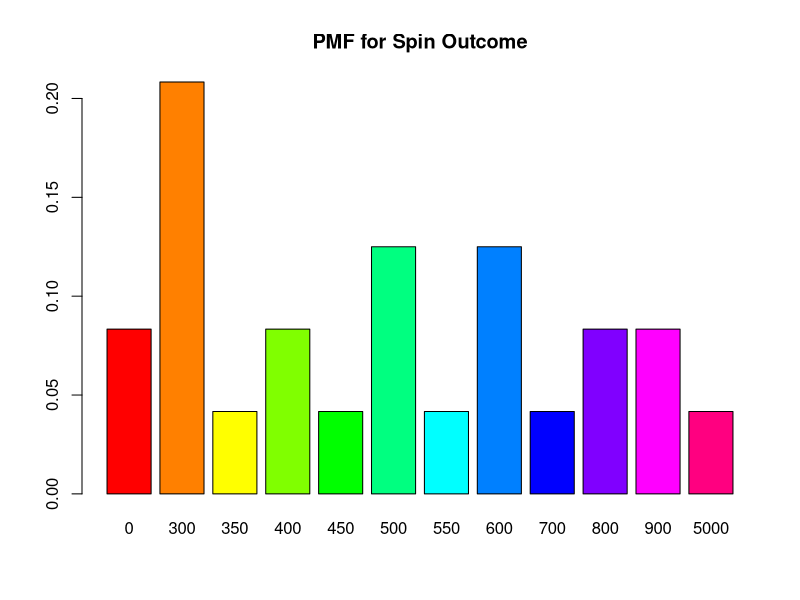
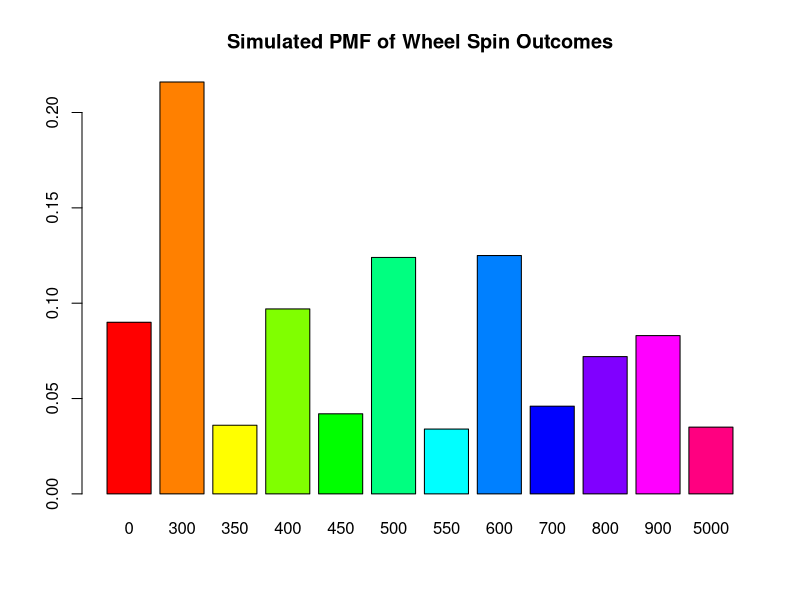

Write the R code that produced these figures, in order.
# Run commands by highlighting a section and clicking
# "Run" in the top right corner of the "script" window. Run commands in ORDER. 

# Create a vector of wheel outcomes and their frequency on the wheel.
# The command c() combines values into a vector. Each value must be seperated by a comma. 
# The rep(x,times) repeats whatever x is however many times you want it to. 

Wheel.Outcomes = c(rep(0,2),  rep(300,5),
                   rep(350,1),rep(400,2), 
                   rep(450,1),rep(500,3), 
                   rep(550,1),rep(600,3), 
                   rep(700,1),rep(800,2), 
                   rep(900,2),rep(5000,1))

barplot(table(Wheel.Outcomes)/24, main = "PMF for Spin Outcome", col = rainbow(12))

# Start simulation. 
# Part 3a. ######################################################## 
# Spin the wheel 1 time. Samples the vector 1 time.

sample(Wheel.Outcomes, 1, replace = TRUE)

# This code "Spins the wheel" 1000 times. 
# Actually, samples the Wheel.Outcomes vector 1000 times with replacement. 
# Makes a new vector of 1000 spin oucomes. 

spins.thousand = sample(Wheel.Outcomes, 1000, replace = TRUE)

# Part 3b. ########################################################
# Expected Dollar Amount. How does this compares to part 2d?  

mean(spins.thousand)

# The table command counts the number of spins from each amount.

table(as.factor(spins.thousand))

# Part 3c. #######################################################
# Divide the counts by 1000. 
# This is the Simulated Probability Mass Function. 
# How does it compare to the one you created in part 2a? 

table(as.factor(spins.thousand))/1000

# Check out the probability mass function in a plot. Copy and paste this plot to DA. 
# Do the simulated values see to match the theoretical ones? 

barplot(table(as.factor(spins.thousand))/1000, col = rainbow(12), main = "Simulated PMF of Wheel Spin Outcomes")

# Optional: You can run the simulation as many times as you want. # You can also increase or decrease the number of spins. 


